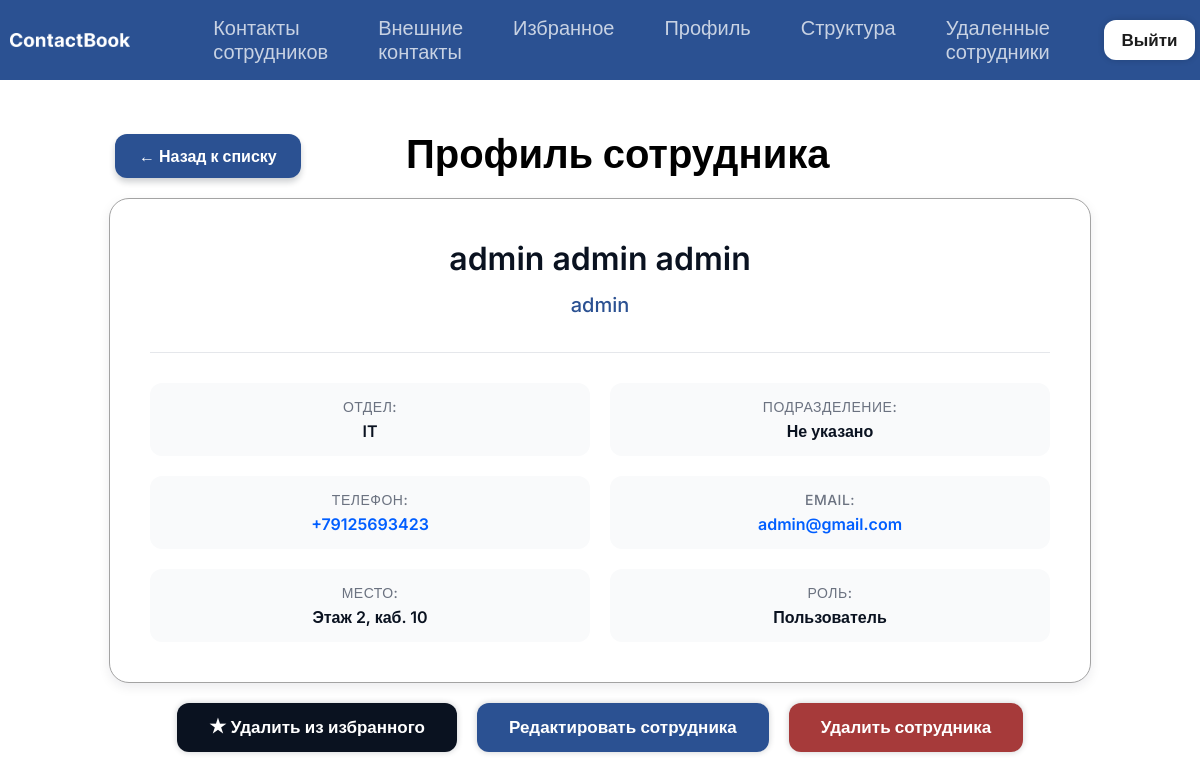
The app's page /employee/3/ (signed in) with its own data.
### ContactBook/models.py (models this page shows, shortened)
class Employee(models.Model):
    last_name = models.CharField(max_length=50, verbose_name='Фамилия')
    first_name = models.CharField(max_length=50, verbose_name='Имя')
    middle_name = models.CharField(max_length=50, blank=True, null=True, verbose_name='Отчество')
    department = models.ForeignKey(Department, on_delete=models.PROTECT, verbose_name='Отдел')
    subdivision = models.ForeignKey(Subdivision, on_delete=models.SET_NULL, blank=True, null=True, verbose_name='Подразделение')
    position = models.CharField(max_length=100, verbose_name='Должность')
    phone = models.CharField(max_length=20, unique=True, verbose_name='Телефон')
    floor = models.CharField(max_length=50, verbose_name='Этаж')
    cabinet = models.CharField(max_length=50, blank=True, null=True, verbose_name='Кабинет')
    role = models.CharField(
        max_length=20,
        choices=[('user', 'Пользователь'), ('admin', 'Администратор')],
        default='user',
        verbose_name='Роль'
    )
    user_account = models.OneToOneField(User, on_delete=models.CASCADE, null=True, blank=True, related_name='employee_profile', verbose_name='Аккаунт входа')
    is_deleted = models.BooleanField(default=False, verbose_name='Удалён')
    deleted_at = models.DateTimeField(null=True, blank=True, verbose_name='Дата удаления')
    objects = EmployeeManager()
    all_objects = models.Manager()
    class Meta:
        verbose_name_plural = 'Сотрудники'

class Department(models.Model):
    name = models.CharField(max_length=100, unique=True, verbose_name='Название отдела')
    class Meta:
        verbose_name_plural = 'Отделы'

### ContactBook/views.py (the view)
# urls.py: path('employee/<int:pk>/', views.employee_detail, name='employee_detail'),
@login_required
def employee_detail(request, pk):
    employee = get_object_or_404(Employee, pk=pk)
    is_fav = Favorite.objects.filter(user=request.user, employee=employee).exists()
    return render(request, 'contactbook/employee_detail.html', {
        'employee': employee,
        'is_favorite': is_fav,
        'is_admin': is_admin(request.user),
        'departments': Department.objects.all(),
        'subdivisions': Subdivision.objects.all()
    })

### ContactBook/models.py (called while the page is built)
    def get_queryset(self):
        return super().get_queryset().filter(is_deleted=False)

### ContactBook/views.py (called while the page is built)
def is_admin(user):
    return user.is_authenticated and hasattr(user, 'employee_profile') and user.employee_profile.role == 'admin'

### ContactBook/templates/contactbook/employee_detail.html (shortened to what this page needs)
{% extends "base.html" %}
{% block content %}
<div class="profile-container">
    <div class="employee-header">
        <div class="nazad">
            <a href="{% url 'contactbook:employee_list' %}" class="btn back-link">← Назад к списку</a>
        </div>
        <h1>Профиль сотрудника</h1>
    </div>
    <div class="profile-card">
        <div class="profile-info">
            <h2>{{ employee.last_name }} {{ employee.first_name }} {{ employee.middle_name|default:"" }}</h2>
            <p class="profile-position">{{ employee.position }}</p>
            <div class="profile-details">
                <div class="detail-item">
                    <span class="detail-label">ОТДЕЛ:</span>
                    <span class="detail-value">{{ employee.department.name }}</span>
                </div>
                <div class="detail-item">
                    <span class="detail-label">ПОДРАЗДЕЛЕНИЕ:</span>
                    <span class="detail-value">{{ employee.subdivision.name|default:"Не указано" }}</span>
                </div>
                <div class="detail-item">
                    <span class="detail-label">ТЕЛЕФОН:</span>
                    <span class="detail-value">
                        <span class="copy-data" onclick="copyToClipboard(this)">{{ employee.phone }}</span>
                    </span>
                </div>
                <div class="detail-item">
                    <span class="detail-label">EMAIL:</span>
                    <span class="detail-value">
                        <span class="copy-data" onclick="copyToClipboard(this)">{{ employee.user_account.email }}</span>
                    </span>
                </div>
                <div class="detail-item">
                    <span class="detail-label">МЕСТО:</span>
                    <span class="detail-value">
                        Этаж {{ employee.floor }}{% if employee.cabinet %}, каб. {{ employee.cabinet }}{% endif %}
                    </span>
                </div>
                <div class="detail-item">
                    <span class="detail-label">РОЛЬ:</span>
                    <span class="detail-value">{{ employee.get_role_display }}</span>
                </div>
            </div>
        </div>
    </div>
    <div class="prof-btn">
        <a href="{% url 'contactbook:toggle_favorite' employee.pk %}" class="btn btn-primary">
            {% if is_favorite %}★ Удалить из избранного{% else %}☆ Добавить в избранное{% endif %}
        </a>
        {% if request.user.is_authenticated and request.user.employee_profile.role == 'admin' %}
            <button type="button" id="open-edit-emp-modal" class="btn btn-secondary">Редактировать сотрудника</button>
            <button type="button" id="open-delete-emp-modal" class="btn btn-danger">Удалить сотрудника</button>
        {% endif %}
    </div>
</div>
{% endblock %}

### ContactBook/static/css/style.css (style rules this page uses)
html,body { width: 100%; height: 100%; background-color: #ffffff; font-family: "Inter", sans-serif; padding: 0; margin: 0; }
.profile-container { width: 100%; height: 100%; display: flex; flex-direction: column; justify-content: center; align-items: center; gap: 20px; }
.employee-header { width: 100%; max-width: 970px; display: flex; justify-content: center; align-items: end; }
.employee-header > h1 { width: 70%; font-size: 40px; margin:0; }
.nazad { width: 30%; display: flex; justify-content: left; align-items: start; }
.profile-card { width: 100%; max-width: 900px; background: #ffffff; border: 1.5px solid #a3a3a3; border-radius: 20px; padding: 40px; box-shadow: 0 4px 12px rgba(10, 18, 32, 0.08); display: flex; flex-direction: column; gap: 30px; margin-top: 0; }
.profile-info { text-align: center; display: flex; flex-direction: column; gap: 10px; }
.profile-info > h2 { font-size: 32px; color: #0a1220; margin: 0; font-weight: 600; }
.profile-position { font-size: 20px; color: #2b5192; font-weight: 500; margin: 5px 0; }
.profile-details { display: grid; grid-template-columns: repeat(2, 1fr); gap: 20px; margin-top: 20px; padding-top: 30px; border-top: 1px solid #e5e7eb; }
.detail-item { display: flex; flex-direction: column; gap: 6px; padding: 15px; background: #f9fafb; border-radius: 12px; }
.detail-label { font-size: 14px; color: #6b7280; font-weight: 500; text-transform: uppercase; letter-spacing: 0.5px; }
.detail-value { font-size: 16px; color: #0a1220; font-weight: 600; }
.prof-btn { width: 100%; max-width: 970px; display: flex; justify-content: center; align-items: center; gap: 20px; }
.btn { padding: 14px 32px; border-radius: 12px; font-size: 17px; font-weight: 600; text-decoration: none; display: flex; align-items: center; gap: 10px; border: none; cursor: pointer; font-family: "Inter", sans-serif; white-space: nowrap; }
.btn-primary { background-color: #0a1220; color: white; box-shadow: 0 0px 6px rgba(10, 18, 32, 0.2); transition: all 0.2s ease; }
.btn-secondary { background-color: #2b5192; color: #ffffff; transition: all 0.2s ease; box-shadow: 0 0px 6px rgba(10, 18, 32, 0.2); }
.btn-danger { background-color: #a63a3a; color: #ffffff; transition: all 0.2s ease; box-shadow: 0 0px 6px rgba(10, 18, 32, 0.2); }
.back-link { align-self: flex-start; background-color: #2b5192; color: white; padding: 12px 24px; border-radius: 12px; text-decoration: none; font-weight: 600; font-size: 16px; box-shadow: 0 0px 6px rgba(18, 52, 112, 0.2); display: flex; align-items: center; transition: all 0.2s ease; box-shadow: 0 4px 6px rgba(10, 18, 32, 0.2); }
.copy-data { color: #005eff; text-decoration: none; }

### records on screen
Employee: last_name "admin", first_name "admin", middle_name "admin", position "admin", department.name "IT", subdivision.name "Не указано", phone "+79125693423", user_account.email "admin@gmail.com", floor "2", cabinet "10", role "Пользователь"
